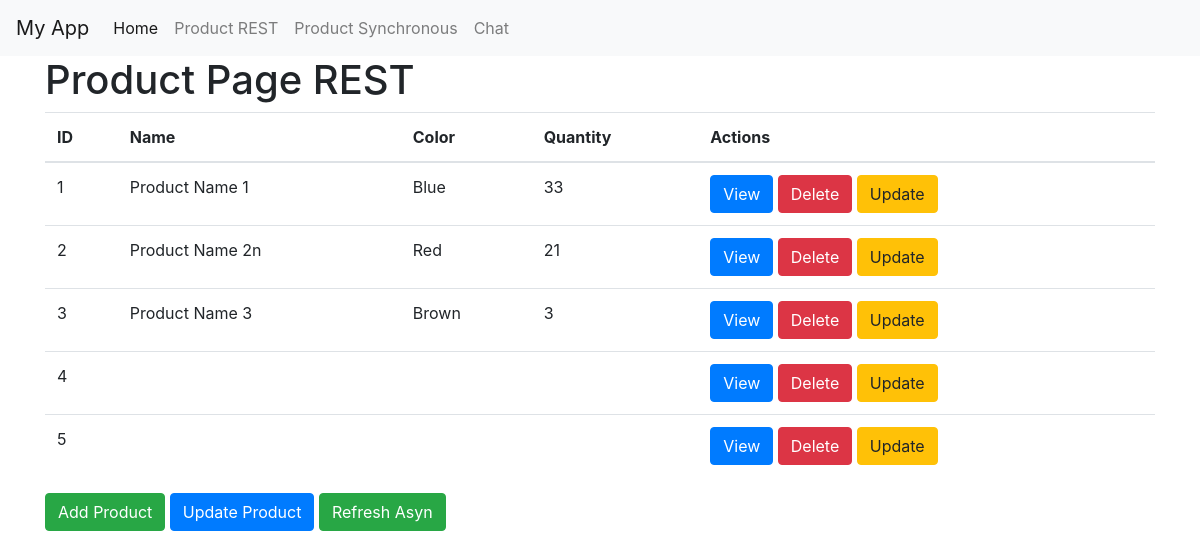
/product, run on an earlier commit of the app's database.
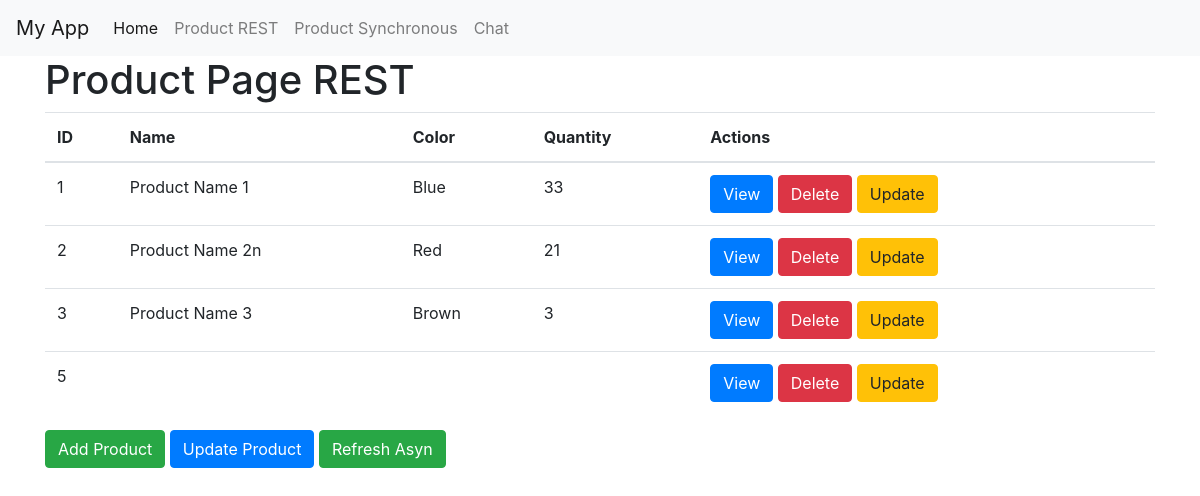
And on a later commit of the database.
### tables this page shows
CREATE TABLE Product
             (ID INTEGER PRIMARY KEY AUTOINCREMENT,
             Name TEXT NOT NULL,
             Color TEXT NOT NULL,
             Quantity INT NOT NULL);

### app.py (the view)
@app.route('/product')
def product():
    conn = sqlite3.connect('database.db')
    cursor = conn.cursor()
    cursor.execute("SELECT * FROM product")
    data = cursor.fetchall()
    conn.close()
    return render_template('product.html', products=data)

### templates/product.html (shortened to what this page needs)
{% extends 'base.html' %}
{% block content %}
    <h1>Product Page REST</h1>
    <table class="table" id="product-table">
            <thead>
                <tr>
                    <th>ID</th>
                    <th>Name</th>
                    <th>Color</th>
                    <th>Quantity</th>
                    <th>Actions</th>
                </tr>
            </thead>
            <tbody>
                {% for product in products %}
                <tr>
                    {% set product_id = product[0]%}
                    {% set product_name = product[1]%}
                    {% set product_color = product[2]%}
                    {% set product_quantity = product[3]%}
                    <td>{{ product_id }}</td>
                    <td>{{ product_name }}</td>
                    <td>{{ product_color }}</td>
                    <td>{{ product_quantity }}</td>
                    <td>
                        <button class="btn btn-primary" onclick="viewProduct({{ product_id }})">View</button>
                        <button class="btn btn-danger" onclick="deleteProduct({{ product_id }})">Delete</button>
                        <button type="button" class="btn btn-warning update-button" data-toggle="modal" data-target="#updateModal" data-id="{{ product_id }}">Update</button>
                    </td>
                </tr>
                {% endfor %}
            </tbody>
        </table>
        <button type="button" class="btn btn-success" data-toggle="modal" data-target="#addModal">Add Product</button>
        <button type="button" class="btn btn-primary" data-toggle="modal" data-target="#updateModal" data-id="1">Update Product</button>
    <a href="#" class="btn btn-success" onclick="refreshTable()">Refresh Asyn</a>
{% endblock %}

### templates/base.html (shortened to what this page needs)
<!DOCTYPE html>
<html>
<head>
    <link rel="stylesheet" href="https://stackpath.bootstrapcdn.com/bootstrap/4.3.1/css/bootstrap.min.css">
</head>
<body>
    <nav class="navbar navbar-expand-lg navbar-light bg-light">
        <a class="navbar-brand" href="#">My App</a>
        <div class="collapse navbar-collapse" id="navbarNav">
            <ul class="navbar-nav">
                <li class="nav-item active">
                    <a class="nav-link" href="/">Home</a>
                </li>
                <li class="nav-item">
                    <a class="nav-link" href="/product">Product REST</a>
                </li>
                <li class="nav-item">
                    <a class="nav-link" href="/product0">Product Synchronous</a>
                </li>
                <li class="nav-item">
                    <a class="nav-link" href="/chat">Chat</a>
                </li>
            </ul>
        </div>
    </nav>
    <div class="container">
        {% block content %}
        {% endblock %}
    </div>
</body>
</html>

What changed in the data, as far as the page shows it:
removed Product: ID "4"
